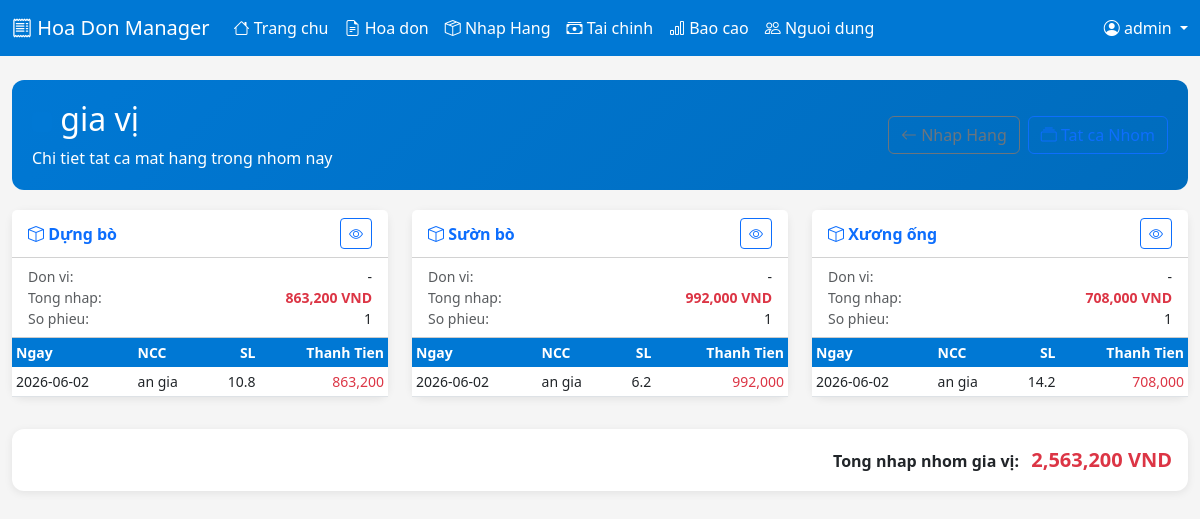
Page /import/group/4 (signed in) on the committed database.
### tables this page shows
CREATE TABLE material_groups (
            id INTEGER PRIMARY KEY AUTOINCREMENT,
            name TEXT NOT NULL,
            color TEXT DEFAULT '',
            sort_order INTEGER DEFAULT 0,
            created_at TIMESTAMP DEFAULT CURRENT_TIMESTAMP
        );

CREATE TABLE materials (
            id INTEGER PRIMARY KEY AUTOINCREMENT,
            name TEXT NOT NULL,
            unit TEXT DEFAULT '',
            group_id INTEGER,
            created_at TIMESTAMP DEFAULT CURRENT_TIMESTAMP,
            FOREIGN KEY (group_id) REFERENCES material_groups(id)
        );

CREATE TABLE imports (
            id INTEGER PRIMARY KEY AUTOINCREMENT,
            date TEXT NOT NULL,
            material_id INTEGER,
            supplier_id INTEGER,
            quantity REAL DEFAULT 0,
            unit_price REAL DEFAULT 0,
            total_price REAL DEFAULT 0,
            notes TEXT,
            created_by TEXT,
            created_at TIMESTAMP DEFAULT CURRENT_TIMESTAMP,
            FOREIGN KEY (material_id) REFERENCES materials(id),
            FOREIGN KEY (supplier_id) REFERENCES suppliers(id)
        );

CREATE TABLE suppliers (
            id INTEGER PRIMARY KEY AUTOINCREMENT,
            name TEXT NOT NULL,
            phone TEXT,
            address TEXT,
            notes TEXT,
            created_at TIMESTAMP DEFAULT CURRENT_TIMESTAMP
        );

### app.py (the view)
@app.route('/import/group/<int:group_id>')
@login_required
def group_detail(group_id):
    if group_id == 0:
        group_name = 'Khong co nhom'
        group_color = '#6c757d'
    else:
        conn = get_db()
        c = conn.cursor()
        c.execute('SELECT * FROM material_groups WHERE id = ?', (group_id,))
        group = c.fetchone()
        if not group:
            flash('Khong tim thay nhom!', 'danger')
            return redirect(url_for('import_page'))
        group_name = group['name']
        group_color = group['color']
        conn.close()
    conn = get_db()
    c = conn.cursor()
    if group_id == 0:
        c.execute('''SELECT m.*, g.name as group_name, g.color as group_color
            FROM materials m LEFT JOIN material_groups g ON m.group_id = g.id
            WHERE m.group_id IS NULL ORDER BY m.name''')
    else:
        c.execute('''SELECT m.*, g.name as group_name, g.color as group_color
            FROM materials m LEFT JOIN material_groups g ON m.group_id = g.id
            WHERE m.group_id = ? ORDER BY m.name''',
            (group_id,))
    materials_list = c.fetchall()
    material_ids = [str(m['id']) for m in materials_list]
    material_imports = {}
    for mat in materials_list:
        material_imports[mat['id']] = []
    if material_ids:
        placeholders = ','.join(['?' for _ in material_ids])
        c.execute(f'''SELECT i.date, m.name as material_name, s.name as supplier_name,
            i.quantity, i.unit_price, i.total_price, i.material_id, i.id
            FROM imports i
            LEFT JOIN materials m ON i.material_id = m.id
            LEFT JOIN suppliers s ON i.supplier_id = s.id
            WHERE i.material_id IN ({placeholders})
            ORDER BY i.date DESC, i.id DESC''',
            material_ids)
        for row in c.fetchall():
            mid = row['material_id']
            if mid in material_imports:
                material_imports[mid].append(row)
    total_all = 0
    mat_totals = {}  # luu tong tien moi nguyen lieu
    for mat in materials_list:
        mat_total = sum(float(r['total_price'] or 0) for r in material_imports.get(mat['id'], []))
        mat_totals[mat['id']] = mat_total
        total_all += mat_total
    conn.close()
    return render_template('group_detail.html',
        group_id=group_id, group_name=group_name, group_color=group_color or '#6c757d',
        materials_list=materials_list, material_imports=material_imports,
        total_all=total_all, mat_totals=mat_totals)

### app.py (called while the page is built, shortened)
def get_db():
    if USE_PG:
        import psycopg2
        conn = psycopg2.connect(os.environ['DATABASE_URL'])
    else:
        conn = sqlite3.connect(DATABASE)
        conn.row_factory = sqlite3.Row
    class Wrapper:
        def __init__(self, conn, use_pg):
            self._conn = conn
            self._use_pg = use_pg
        def cursor(self):
            return HybridCursor(self._conn.cursor(), self._use_pg)
        def close(self):
            self._conn.close()
    return Wrapper(conn, USE_PG)

def login_required(f):
    @wraps(f)
    def decorated(*args, **kwargs):
        if 'user_id' not in session:
            return redirect(url_for('login'))
        return f(*args, **kwargs)
    return decorated

@app.context_processor
def inject_user():
    if 'user_id' not in session:
        return {'notif_count': 0}
    conn = get_db()
    c = conn.cursor()
    c.execute('SELECT COUNT(*) FROM notifications WHERE user_id=? AND is_read=0', (session['user_id'],))
    count = c.fetchone()[0]
    conn.close()
    return {'notif_count': count}

@app.before_request
def before():
    pass

    def execute(self, sql, params=None):
        if params is not None:
            if self._use_pg:
                sql = sql.replace('?', '%s')
            self._cursor.execute(sql, params)
        else:
            self._cursor.execute(sql)
        if self._use_pg:
            self._col_names = [desc[0] for desc in self._cursor.description] if self._cursor.description else []
        return self

    def fetchone(self):
        row = self._cursor.fetchone()
        if row is None:
            return None
        return row

    def fetchall(self):
        rows = self._cursor.fetchall()
        return rows

### templates/group_detail.html (shortened to what this page needs)
{% extends "base.html" %}
{% block content %}
<div class="page-header d-flex justify-content-between align-items-center">
    <div>
        <h2>
            <span style="display:inline-block;width:20px;height:20px;border-radius:4px;background:{{ group_color }};vertical-align:middle"></span>
            {{ group_name }}
        </h2>
        <p class="mb-0">Chi tiet tat ca mat hang trong nhom nay</p>
    </div>
    <div class="d-flex gap-2">
        <a href="{{ url_for('import_page') }}" class="btn btn-outline-secondary"><i class="bi bi-arrow-left"></i> Nhap Hang</a>
        <a href="{{ url_for('groups_page') }}" class="btn btn-outline-primary"><i class="bi bi-collection"></i> Tat ca Nhom</a>
    </div>
</div>
{% if materials_list %}
<div class="row">
    {% for mat in materials_list %}
    <div class="col-md-4 mb-3">
        <div class="card h-100">
            <div class="card-header bg-white d-flex justify-content-between align-items-center py-2">
                <a href="{{ url_for('material_detail', material_id=mat.id) }}" class="text-decoration-none fw-bold">
                    <i class="bi bi-box"></i> {{ mat.name }}
                </a>
                <a href="{{ url_for('material_detail', material_id=mat.id) }}" class="btn btn-sm btn-outline-primary">
                    <i class="bi bi-eye"></i>
                </a>
            </div>
            <div class="card-body py-2">
                <div class="d-flex justify-content-between small">
                    <span class="text-muted">Don vi:</span>
                    <span>{{ mat.unit or '-' }}</span>
                </div>
                <div class="d-flex justify-content-between small">
                    <span class="text-muted">Tong nhap:</span>
                    <strong class="text-danger">{{ "{:,.0f}".format(mat_totals.get(mat.id, 0)) }} VND</strong>
                </div>
                <div class="d-flex justify-content-between small">
                    <span class="text-muted">So phieu:</span>
                    <span>{{ material_imports.get(mat.id, [])|length }}</span>
                </div>
            </div>
            {% if material_imports.get(mat.id, []) %}
            <div class="card-footer p-0">
                <table class="table table-sm table-hover mb-0 small">
                    <thead class="table-light">
                        <tr>
                            <th>Ngay</th>
                            <th>NCC</th>
                            <th class="text-end">SL</th>
                            <th class="text-end">Thanh Tien</th>
                        </tr>
                    </thead>
                    <tbody>
                        {% for imp in material_imports.get(mat.id, [])[:5] %}
                        <tr>
                            <td>{{ imp.date }}</td>
                            <td>{{ imp.supplier_name or '-' }}</td>
                            <td class="text-end">{{ "{:,.1f}".format(imp.quantity) }}</td>
                            <td class="text-end text-danger">{{ "{:,.0f}".format(imp.total_price) }}</td>
                        </tr>
                        {% endfor %}
                    </tbody>
                </table>
            </div>
            {% endif %}
        </div>
    </div>
    {% endfor %}
</div>
<div class="card mt-3">
    <div class="card-body text-end">
        <strong>Tong nhap nhom {{ group_name }}:</strong>
        <span class="text-danger fw-bold ms-2 fs-5">{{ "{:,.0f}".format(total_all) }} VND</span>
    </div>
</div>
{% else %}
<div class="alert alert-info">Chua co nguyen lieu nao trong nhom nay.</div>
{% endif %}
{% endblock %}

### templates/base.html (style rules this page uses)
:root { --primary: #0078D4; --success: #107C10; --danger: #D13438; --warning: #FFC107; }
body { background-color: #f5f5f5; font-family: 'Segoe UI', Tahoma, sans-serif; }
.card { border: none; border-radius: 12px; box-shadow: 0 2px 8px rgba(0,0,0,0.08); }
.table thead th { background-color: var(--primary); color: white; border: none; }
.page-header { background: linear-gradient(135deg, var(--primary) 0%, #006cbd 100%); color: white; padding: 20px; border-radius: 12px; margin-bottom: 20px; }

### rows in the picture
material_groups: name "gia vị"
materials: name "Dựng bò", unit "-", id "863,200", get|length "1"
imports: date "2026-06-02", name "an gia", quantity "10.8", total_price "863,200"
materials: name "Sườn bò", unit "-", id "992,000", get|length "1"
imports: date "2026-06-02", name "an gia", quantity "6.2", total_price "992,000"
materials: name "Xương ống", unit "-", id "708,000", get|length "1"
imports: date "2026-06-02", name "an gia", quantity "14.2", total_price "708,000"

### other values in the picture
{{ session.username }} "admin"
{{ "{:,.0f}".format(total_all) }} "2,563,200"
